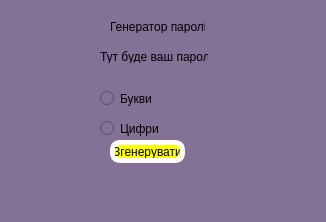
<?xml version="1.0" encoding="UTF-8"?>
<ui version="4.0">
 <class>MainWindow</class>
 <widget class="QMainWindow" name="MainWindow">
  <property name="geometry">
   <rect>
    <x>0</x>
    <y>0</y>
    <width>326</width>
    <height>222</height>
   </rect>
  </property>
  <property name="windowTitle">
   <string>Logika</string>
  </property>
  <property name="styleSheet">
   <string notr="true">background: #847296;
color:black;</string>
  </property>
  <widget class="QWidget" name="centralwidget">
   <widget class="QPushButton" name="pushButton">
    <property name="geometry">
     <rect>
      <x>440</x>
      <y>440</y>
      <width>151</width>
      <height>31</height>
     </rect>
    </property>
    <property name="text">
     <string>OK</string>
    </property>
   </widget>
   <widget class="QLabel" name="label">
    <property name="geometry">
     <rect>
      <x>110</x>
      <y>20</y>
      <width>95</width>
      <height>13</height>
     </rect>
    </property>
    <property name="text">
     <string>Генератор паролів</string>
    </property>
    <property name="textInteractionFlags">
     <set>Qt::LinksAccessibleByMouse|Qt::TextSelectableByMouse</set>
    </property>
   </widget>
   <widget class="QLabel" name="label_2">
    <property name="geometry">
     <rect>
      <x>100</x>
      <y>50</y>
      <width>108</width>
      <height>13</height>
     </rect>
    </property>
    <property name="text">
     <string>Тут буде ваш пароль</string>
    </property>
   </widget>
   <widget class="QPushButton" name="pushButton_2">
    <property name="geometry">
     <rect>
      <x>110</x>
      <y>140</y>
      <width>75</width>
      <height>23</height>
     </rect>
    </property>
    <property name="styleSheet">
     <string notr="true">colour:blue;
background:yellow;
border: 5px solid white;
border-radius:10px;</string>
    </property>
    <property name="text">
     <string>Згенерувати</string>
    </property>
   </widget>
   <widget class="QRadioButton" name="radioButton">
    <property name="geometry">
     <rect>
      <x>100</x>
      <y>90</y>
      <width>82</width>
      <height>17</height>
     </rect>
    </property>
    <property name="text">
     <string>Букви</string>
    </property>
   </widget>
   <widget class="QRadioButton" name="radioButton_2">
    <property name="geometry">
     <rect>
      <x>100</x>
      <y>120</y>
      <width>82</width>
      <height>17</height>
     </rect>
    </property>
    <property name="text">
     <string>Цифри</string>
    </property>
   </widget>
  </widget>
  <widget class="QMenuBar" name="menubar">
   <property name="geometry">
    <rect>
     <x>0</x>
     <y>0</y>
     <width>326</width>
     <height>21</height>
    </rect>
   </property>
  </widget>
  <widget class="QStatusBar" name="statusbar"/>
 </widget>
 <resources/>
 <connections/>
</ui>
